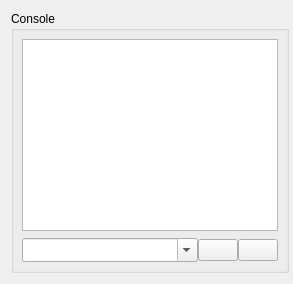
        <widget class="QWidget" name="layoutWidget1">
         <layout class="QHBoxLayout" name="horizontalLayout_29">
          <property name="rightMargin">
           <number>4</number>
          </property>
          <item>
           <widget class="GroupBox" name="grpConsole">
            <property name="autoFillBackground">
             <bool>false</bool>
            </property>
            <property name="title">
             <string>Console</string>
            </property>
            <layout class="QVBoxLayout" name="verticalLayout_3" stretch="0,0,0">
             <property name="spacing">
              <number>0</number>
             </property>
             <property name="leftMargin">
              <number>8</number>
             </property>
             <property name="topMargin">
              <number>8</number>
             </property>
             <property name="rightMargin">
              <number>8</number>
             </property>
             <property name="bottomMargin">
              <number>8</number>
             </property>
             <item>
              <widget class="QPlainTextEdit" name="txtConsole">
               <property name="minimumSize">
                <size>
                 <width>0</width>
                 <height>1</height>
                </size>
               </property>
               <property name="font">
                <font>
                 <pointsize>9</pointsize>
                </font>
               </property>
               <property name="readOnly">
                <bool>true</bool>
               </property>
              </widget>
             </item>
             <item>
              <spacer name="spacerConsole">
               <property name="orientation">
                <enum>Qt::Vertical</enum>
               </property>
               <property name="sizeType">
                <enum>QSizePolicy::Fixed</enum>
               </property>
               <property name="sizeHint" stdset="0">
                <size>
                 <width>20</width>
                 <height>7</height>
                </size>
               </property>
              </spacer>
             </item>
             <item>
              <layout class="QHBoxLayout" name="horizontalLayout_7" stretch="1,0,0">
               <item>
                <widget class="ComboBox" name="cboCommand">
                 <property name="styleSheet">
                  <string notr="true">padding-top: 3;
padding-bottom: 3;
padding-right: 8;</string>
                 </property>
                 <property name="editable">
                  <bool>true</bool>
                 </property>
                 <property name="maxVisibleItems">
                  <number>5</number>
                 </property>
                 <property name="maxCount">
                  <number>10</number>
                 </property>
                 <property name="insertPolicy">
                  <enum>QComboBox::InsertAtTop</enum>
                 </property>
                </widget>
               </item>
               <item>
                <widget class="QPushButton" name="cmdCommandSend">
                 <property name="toolTip">
                  <string>Send command</string>
                 </property>
                 <property name="icon">
                  <iconset resource="../../images.qrc">
                   <normaloff>:/images/send_1.png</normaloff>:/images/send_1.png</iconset>
                 </property>
                 <property name="iconSize">
                  <size>
                   <width>16</width>
                   <height>16</height>
                  </size>
                 </property>
                </widget>
               </item>
               <item>
                <widget class="QPushButton" name="cmdClearConsole">
                 <property name="toolTip">
                  <string>Clear console</string>
                 </property>
                 <property name="icon">
                  <iconset resource="../../images.qrc">
                   <normaloff>:/images/erase_1.png</normaloff>:/images/erase_1.png</iconset>
                 </property>
                 <property name="iconSize">
                  <size>
                   <width>16</width>
                   <height>16</height>
                  </size>
                 </property>
                </widget>
               </item>
              </layout>
             </item>
            </layout>
           </widget>
          </item>
         </layout>
        </widget>
